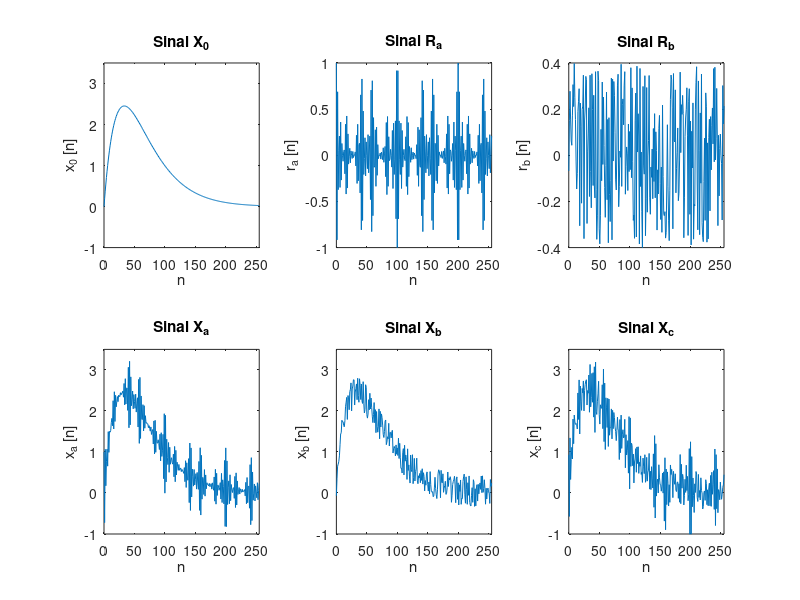
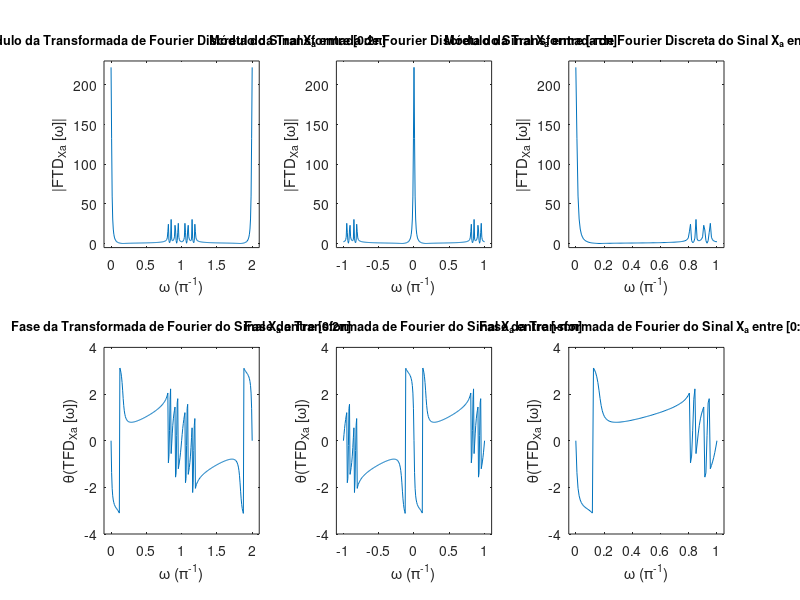
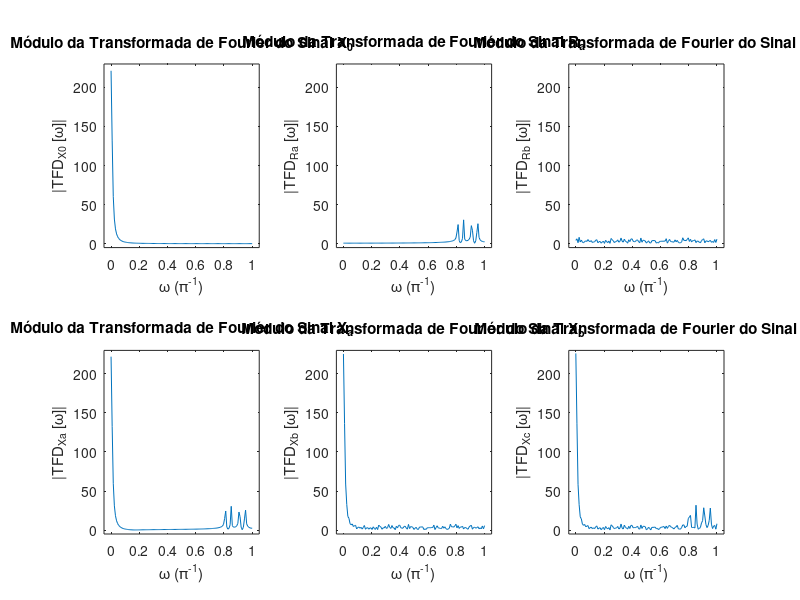

Recreate these plots in MATLAB, in order.
%Exercicio B1, criado por: Jorge Barbosa Pereira

%Construção dos Sinais
X0 = [];
Ra = [];
Rb = [];
N = [];
L = 256;

for n=0:(L-1)
    x0 = 0.2*n*exp(-0.03*n);
    X0 = [X0,x0];
    ra = (cos(0.81*pi*n)+cos(0.85*pi*n)+cos(0.91*pi*n)+cos(0.95*pi*n))/4;
    Ra = [Ra,ra];
    rb = (rand(1) - 0.5)*0.8;
    Rb = [Rb,rb];
    N = [N,n];
end

Xa = X0 + Ra;
Xb = X0 + Rb;
Xc = X0 + Ra + Rb;

%Plot das Figuras
figure(1)
subplot(2,3,1),plot(N,X0),xlim([0,L-1]),ylim([-1,3.5]),title('Sinal X_0'),xlabel('n'),ylabel('x_0 [n]');
subplot(2,3,2),plot(N,Ra),xlim([0,L-1]),ylim([-1,1]),title('Sinal R_a'),xlabel('n'),ylabel('r_a [n]');
subplot(2,3,3),plot(N,Rb),xlim([0,L-1]),ylim([-0.4,0.4]),title('Sinal R_b'),xlabel('n'),ylabel('r_b [n]');
subplot(2,3,4),plot(N,Xa),xlim([0,L-1]),ylim([-1,3.5]),title('Sinal X_a'),xlabel('n'),ylabel('x_a [n]');
subplot(2,3,5),plot(N,Xb),xlim([0,L-1]),ylim([-1,3.5]),title('Sinal X_b'),xlabel('n'),ylabel('x_b [n]');
subplot(2,3,6),plot(N,Xc),xlim([0,L-1]),ylim([-1,3.5]),title('Sinal X_c'),xlabel('n'),ylabel('x_c [n]');

%Transformada de Fourier dos Sinais
F_X0 = fft(X0);
F_Ra = fft(Ra);
F_Rb = fft(Rb);
F_Xa = fft(Xa);
F_Xb = fft(Xb);
F_Xc = fft(Xc);

%Modulo e Fase
mod_F_Xa = [abs(F_Xa),abs(F_Xa(1))];
ang_F_Xa = [angle(F_Xa),angle(F_Xa(1))];

%Vetores com dois Periódos
ang_F_Xa_2P = [ang_F_Xa(1:L),ang_F_Xa];
mod_F_Xa_2P = [mod_F_Xa(1:L),mod_F_Xa];
W_pos = [N./L*2,2];
W_neg = -1.*flip(W_pos);
W_2P = [W_neg(1:L),W_pos];

%Indices de multiplos de pi
i_neg_2pi = 0;
i_neg_pi = L*(1/2)+1;
i_zero_pi = L*(2/2)+1;
i_pos_pi = L*(3/2)+1;
i_pos_2pi = L*(4/2)+1;

%Plot das Figuras
figure(2)
subplot(2,3,1),plot(W_2P(i_zero_pi:i_pos_2pi),mod_F_Xa_2P(i_zero_pi:i_pos_2pi)),xlim([-0.1,2.1]),ylim([-5,230]),title('Módulo da Transformada de Fourier Discreta do Sinal X_a entre [0:2\pi]','FontSize', 9),xlabel('\omega (\pi^{-1})'),ylabel('|FTD_X_a [\omega]|')
subplot(2,3,2),plot(W_2P(i_neg_pi:i_pos_pi),mod_F_Xa_2P(i_neg_pi:i_pos_pi)),xlim([-1.1,1.1]),ylim([-5,230]),title('Módulo da Transformada de Fourier Discreta do Sinal X_a entre [-\pi:\pi]','FontSize', 9),xlabel('\omega (\pi^{-1})'),ylabel('|FTD_X_a [\omega]|')
subplot(2,3,3),plot(W_2P(i_zero_pi:i_pos_pi),mod_F_Xa_2P(i_zero_pi:i_pos_pi)),xlim([-0.05,1.05]),ylim([-5,230]),title('Módulo da Transformada de Fourier Discreta do Sinal X_a entre [0:\pi]','FontSize', 9),xlabel('\omega (\pi^{-1})'),ylabel('|FTD_X_a [\omega]|')
subplot(2,3,4),plot(W_2P(i_zero_pi:i_pos_2pi),ang_F_Xa_2P(i_zero_pi:i_pos_2pi)),xlim([-0.1,2.1]),title('Fase da Transformada de Fourier do Sinal X_a entre [0:2\pi]','FontSize', 9),xlabel('\omega (\pi^{-1})'),ylabel('θ(TFD_X_a [\omega])')
subplot(2,3,5),plot(W_2P(i_neg_pi:i_pos_pi),ang_F_Xa_2P(i_neg_pi:i_pos_pi)),xlim([-1.1,1.1]),title('Fase da Transformada de Fourier do Sinal X_a entre [-\pi:\pi]','FontSize', 9),xlabel('\omega (\pi^{-1})'),ylabel('θ(TFD_X_a [\omega])')
subplot(2,3,6),plot(W_2P(i_zero_pi:i_pos_pi),ang_F_Xa_2P(i_zero_pi:i_pos_pi)),xlim([-0.05,1.05]),title('Fase da Transformada de Fourier do Sinal X_a entre [0:\pi]','FontSize', 9),xlabel('\omega (\pi^{-1})'),ylabel('θ(TFD_X_a [\omega])')

%Modulo
mod_F_X0 = abs(F_X0);
mod_F_Ra = abs(F_Ra);
mod_F_Rb = abs(F_Rb);
mod_F_Xa = abs(F_Xa);
mod_F_Xb = abs(F_Xb);
mod_F_Xc = abs(F_Xc);
W = N./L*2;
i_pi = L*(1/2)+1;

%Plot das Figuras
figure(3)
subplot(2,3,1),plot(W(1:i_pi),mod_F_X0(1:i_pi)),xlim([-0.05,1.05]),ylim([-5,230]),title('Módulo da Transformada de Fourier do Sinal X_0'),xlabel('\omega (\pi^{-1})'),ylabel('|TFD_X_0 [\omega]|')
subplot(2,3,2),plot(W(1:i_pi),mod_F_Ra(1:i_pi)),xlim([-0.05,1.05]),ylim([-5,230]),title('Módulo da Transformada de Fourier do Sinal R_a'),xlabel('\omega (\pi^{-1})'),ylabel('|TFD_R_a [\omega]|')
subplot(2,3,3),plot(W(1:i_pi),mod_F_Rb(1:i_pi)),xlim([-0.05,1.05]),ylim([-5,230]),title('Módulo da Transformada de Fourier do Sinal R_b'),xlabel('\omega (\pi^{-1})'),ylabel('|TFD_R_b [\omega]|')
subplot(2,3,4),plot(W(1:i_pi),mod_F_Xa(1:i_pi)),xlim([-0.05,1.05]),ylim([-5,230]),title('Módulo da Transformada de Fourier do Sinal X_a'),xlabel('\omega (\pi^{-1})'),ylabel('|TFD_X_a [\omega]|')
subplot(2,3,5),plot(W(1:i_pi),mod_F_Xb(1:i_pi)),xlim([-0.05,1.05]),ylim([-5,230]),title('Módulo da Transformada de Fourier do Sinal X_b'),xlabel('\omega (\pi^{-1})'),ylabel('|TFD_X_b [\omega]|')
subplot(2,3,6),plot(W(1:i_pi),mod_F_Xc(1:i_pi)),xlim([-0.05,1.05]),ylim([-5,230]),title('Módulo da Transformada de Fourier do Sinal X_c'),xlabel('\omega (\pi^{-1})'),ylabel('|TFD_X_c [\omega]|')
